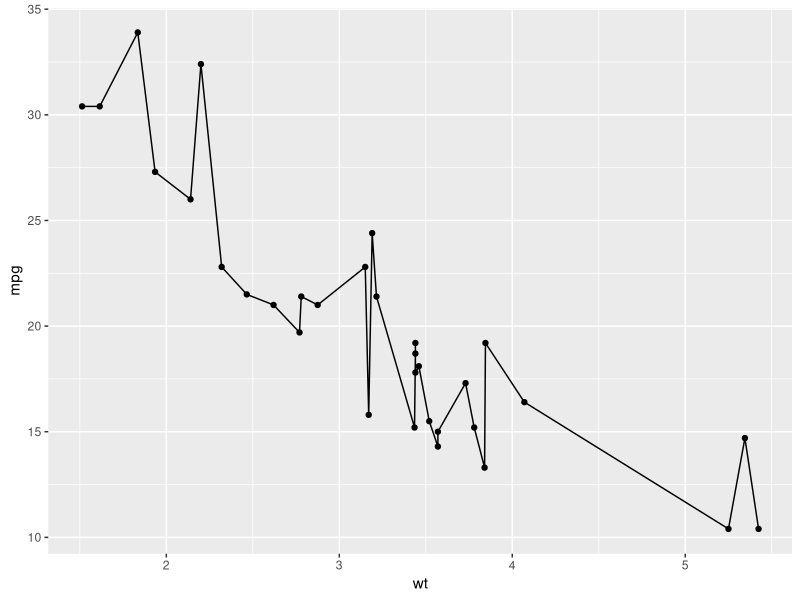
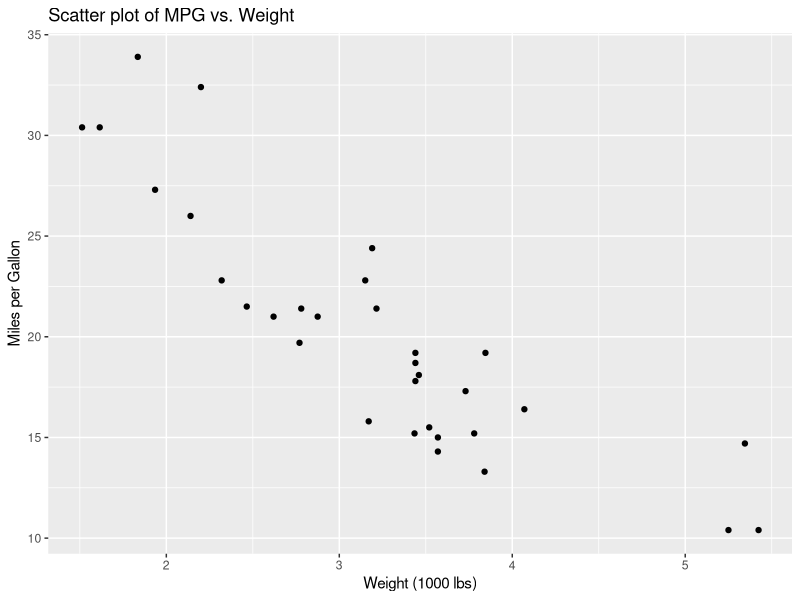
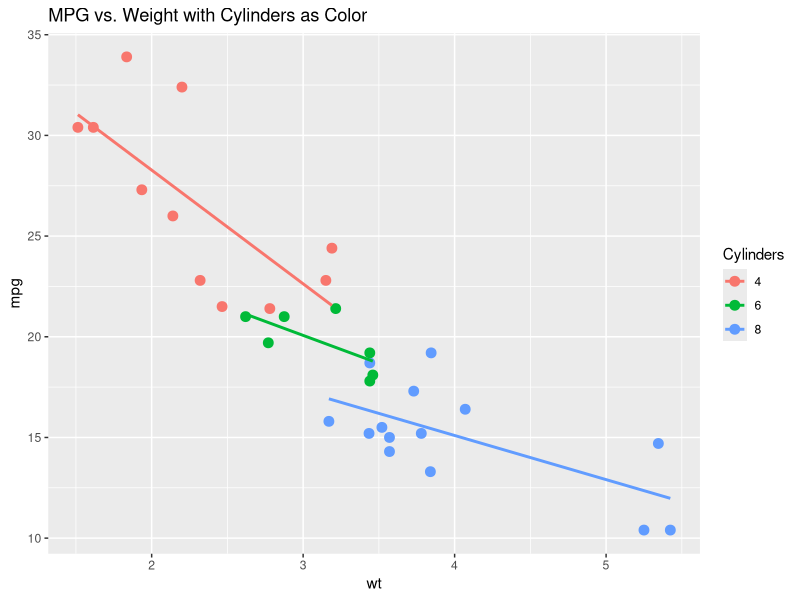

The R source for these figures, in order: (Note: this script raises an error after producing the figures.)
library(tidyverse)

data(mtcars)
# dplyr
filtered_data <- mtcars %>% filter(mpg > 20)

mutated_data <- filtered_data %>% mutate(kilometers_per_gallon=mpg*1.61)

selected_data <- mutated_data %>% select(mpg,cyl,kilometers_per_gallon)

summary_data <- selected_data %>% group_by(cyl) %>% summarize(avg_kilometers_per_gallon=mean(kilometers_per_gallon))


# ggplot
ggplot(mtcars, aes(x=wt,y=mpg)) + geom_point() + geom_line()

ggplot(mtcars, aes(x = wt, y = mpg)) +
  geom_point() +
  labs(title = "Scatter plot of MPG vs. Weight", x = "Weight (1000 lbs)", y = "Miles per Gallon")

ggplot(mtcars, aes(x = wt, y = mpg, color = factor(cyl))) +
  geom_point(size = 3) +
  geom_smooth(method = "lm", se = FALSE) +
  labs(title = "MPG vs. Weight with Cylinders as Color", color = "Cylinders")

wide_data <- data.frame(
  id = c("group1_subject1", "group2_subject2", "group3_subject3"),
  height = c(150, 160, 170),
  weight = c(60, 70, 80)
)

long_data <- wide_data %>%
  gather(key = "measurement", value = "value", height, weight)

separated_data <- wide_data %>%
  separate(id, into = c("group", "subject"), sep = "_")

united_data <- separated_data %>%
  unite("group_subject", group, subject, sep = "-")

write_csv(united_data,'out.csv')

df <- read_csv('out.csv')


numbers <- list(1, 2, 3, 4, 5)
map(numbers, ~ .x^2)


